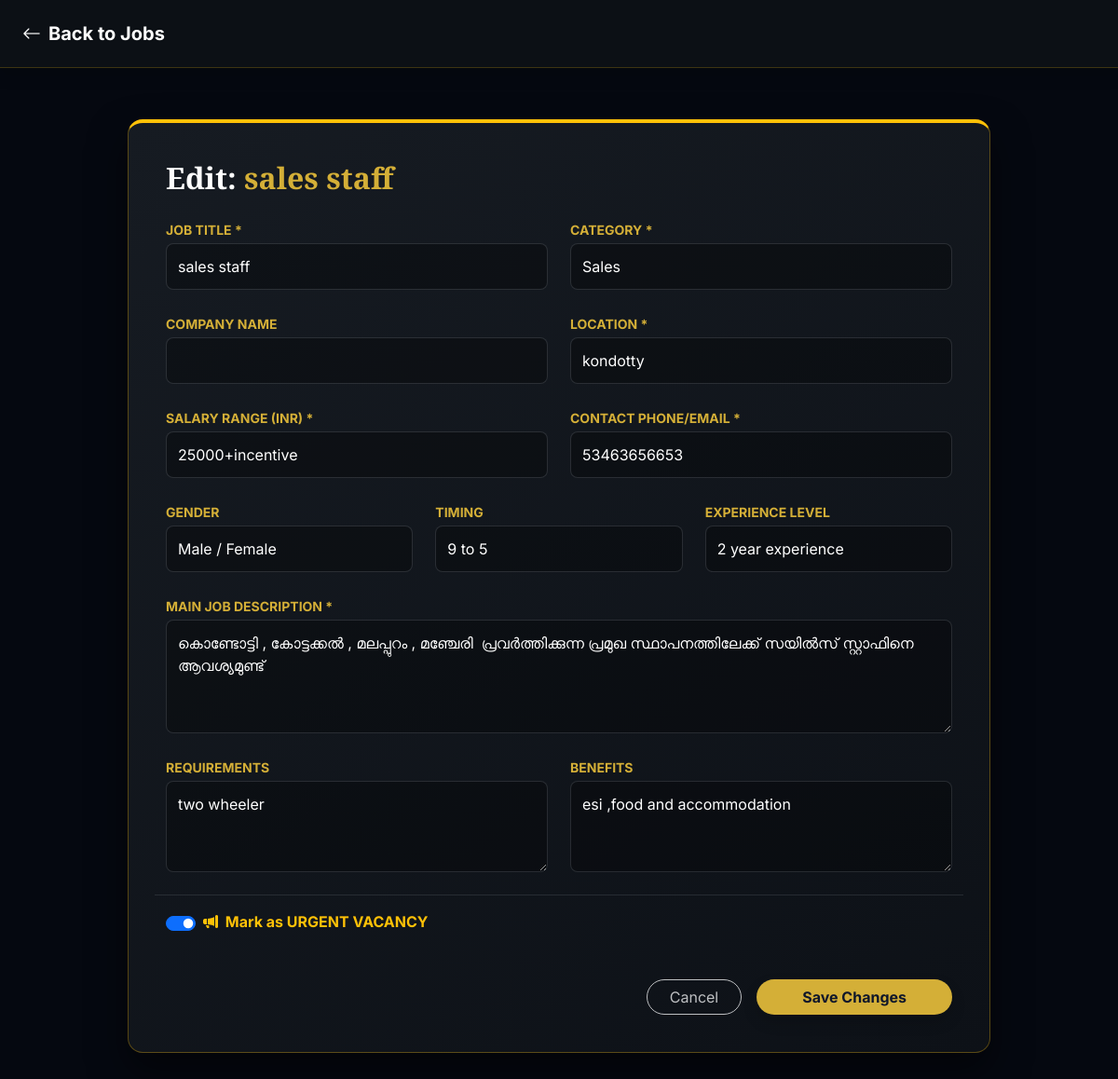
The page /management/command-center/jobs/2/edit/ (signed in) on the database its author committed.
### jobs/models.py (models this page shows, shortened)
class Job(models.Model):
    GENDER_CHOICES = [
        ('Any', 'Male / Female'),
        ('Male', 'Male Only'),
        ('Female', 'Female Only'),
    ]
    title = models.CharField(max_length=200) # e.g., "SALES STAFF", "LIGHT PETROL MECHANIC"
    category = models.ForeignKey(Category, on_delete=models.SET_NULL, null=True, related_name='jobs')
    company_name = models.CharField(max_length=200, blank=True, null=True) # E.g., "Gas Stove Agency"
    location = models.CharField(max_length=150) # e.g., "Kondotty", "Oman"
    description = models.TextField(help_text="Main Malayalam/English description")
    gender = models.CharField(max_length=10, choices=GENDER_CHOICES, default='Any')
    salary = models.CharField(max_length=100) # e.g., "13600 + incentive" or "38000 to 43000"
    experience = models.CharField(max_length=100, blank=True, null=True) # e.g., "Freshers & Experience" or "2 year or 3 year"
    timing = models.CharField(max_length=100, blank=True, null=True) # e.g., "09.30 am to 05.00 pm"
    benefits = models.TextField(blank=True, null=True, help_text="e.g., ESI & PF, Food & Accommodation")
    requirements = models.TextField(blank=True, null=True, help_text="e.g., Two wheeler must, Arabic knowledge must")
    is_urgent = models.BooleanField(default=False, help_text="Check this to show 📢 URGENT VACANCY tag")
    contact_info = models.CharField(max_length=100) # e.g., "8590667410"
    posted_by = models.ForeignKey(User, on_delete=models.CASCADE)
    created_at = models.DateTimeField(default=timezone.now)
    is_active = models.BooleanField(default=True)

class Category(models.Model):
    name = models.CharField(max_length=100, unique=True)
    description = models.TextField(blank=True, null=True)
    class Meta:
        verbose_name_plural = "Categories"

### portal_admin/views.py (the view, shortened to what this page needs)
# urls.py: path('command-center/jobs/<int:job_id>/edit/', views.edit_job, name='edit_job'),
@login_required(login_url='login')
@user_passes_test(is_admin, login_url='home')
def edit_job(request, job_id):
    job = get_object_or_404(Job, id=job_id)
    categories = Category.objects.all()
    context = {'job': job, 'categories': categories}
    return render(request, 'admin/admin_edit_job.html', context)

### portal_admin/views.py (called while the page is built)
def is_admin(user):
    return user.is_authenticated and user.is_superuser

### templates/admin/admin_edit_job.html (shortened to what this page needs)
{% load static %}
<!DOCTYPE html>
<html lang="en">
<head>
    <link href="https://cdn.jsdelivr.net/npm/bootstrap@5.3.0/dist/css/bootstrap.min.css" rel="stylesheet">
    <link rel="stylesheet" href="https://cdn.jsdelivr.net/npm/bootstrap-icons@1.10.5/font/bootstrap-icons.css">
    <link rel="stylesheet" href="{% static 'css/admin_dashboard.css' %}">
</head>
<body>
    <nav class="navbar navbar-expand-lg fixed-top navbar-admin py-3 shadow">
        <div class="container-fluid px-4">
            <a class="navbar-brand text-white fw-bold" href="{% url 'manage_jobs' %}"><i class="bi bi-arrow-left me-2"></i>Back to Jobs</a>
        </div>
    </nav>
    <main class="container py-5" style="margin-top: 80px;">
        <div class="row justify-content-center">
            <div class="col-lg-10">
                <div class="edit-card">
                    <h2 class="text-white fw-bold mb-4" style="font-family: 'Playfair Display', serif;">Edit: <span class="text-gold">{{ job.title }}</span></h2>
                    <form action="" method="POST">
                        <div class="row g-4">
                            <div class="col-md-6">
                                <label class="text-gold small mb-1 fw-bold text-uppercase">Job Title *</label>
                                <input type="text" name="title" class="form-control premium-input" value="{{ job.title }}" required>
                            </div>
                            <div class="col-md-6">
                                <label class="text-gold small mb-1 fw-bold text-uppercase">Category *</label>
                                <select name="category" class="form-control premium-input" required>
                                    {% for cat in categories %}
                                        <option value="{{ cat.id }}" {% if job.category.id == cat.id %}selected{% endif %}>{{ cat.name }}</option>
                                    {% endfor %}
                                </select>
                            </div>
                            <div class="col-md-6">
                                <label class="text-gold small mb-1 fw-bold text-uppercase">Company Name</label>
                                <input type="text" name="company_name" class="form-control premium-input" value="{{ job.company_name|default:'' }}">
                            </div>
                            <div class="col-md-6">
                                <label class="text-gold small mb-1 fw-bold text-uppercase">Location *</label>
                                <input type="text" name="location" class="form-control premium-input" value="{{ job.location }}" required>
                            </div>
                            <div class="col-md-6">
                                <label class="text-gold small mb-1 fw-bold text-uppercase">Salary Range (INR) *</label>
                                <input type="text" name="salary" class="form-control premium-input" value="{{ job.salary }}" required>
                            </div>
                            <div class="col-md-6">
                                <label class="text-gold small mb-1 fw-bold text-uppercase">Contact Phone/Email *</label>
                                <input type="text" name="contact_info" class="form-control premium-input" value="{{ job.contact_info }}" required>
                            </div>
                            <div class="col-md-4">
                                <label class="text-gold small mb-1 fw-bold text-uppercase">Gender</label>
                                <select name="gender" class="form-control premium-input">
                                    <option value="Any" {% if job.gender == 'Any' %}selected{% endif %}>Male / Female</option>
                                </select>
                            </div>
                            <div class="col-md-4">
                                <label class="text-gold small mb-1 fw-bold text-uppercase">Timing</label>
                                <input type="text" name="timing" class="form-control premium-input" value="{{ job.timing|default:'' }}">
                            </div>
                            <div class="col-md-4">
                                <label class="text-gold small mb-1 fw-bold text-uppercase">Experience Level</label>
                                <input type="text" name="experience" class="form-control premium-input" value="{{ job.experience|default:'' }}">
                            </div>
                            <div class="col-12">
                                <label class="text-gold small mb-1 fw-bold text-uppercase">Main Job Description *</label>
                                <textarea name="description" class="form-control premium-input" rows="4" required>{{ job.description }}</textarea>
                            </div>
                            <div class="col-md-6">
                                <label class="text-gold small mb-1 fw-bold text-uppercase">Requirements</label>
                                <textarea name="requirements" class="form-control premium-input" rows="3">{{ job.requirements|default:'' }}</textarea>
                            </div>
                            <div class="col-md-6">
                                <label class="text-gold small mb-1 fw-bold text-uppercase">Benefits</label>
                                <textarea name="benefits" class="form-control premium-input" rows="3">{{ job.benefits|default:'' }}</textarea>
                            </div>
                            <div class="col-12 mt-4 pt-3 border-top border-secondary border-opacity-25">
                                <div class="form-check form-switch d-flex align-items-center gap-2">
                                    <input class="form-check-input" type="checkbox" name="is_urgent" id="urgentSwitch" {% if job.is_urgent %}checked{% endif %}>
                                    <label class="form-check-label text-warning fw-bold mb-0" for="urgentSwitch">
                                        <i class="bi bi-megaphone-fill me-1"></i> Mark as URGENT VACANCY
                                    </label>
                                </div>
                            </div>
                        </div>
                        <div class="d-flex justify-content-end gap-3 mt-5">
                            <a href="{% url 'manage_jobs' %}" class="btn btn-outline-light opacity-75 rounded-pill px-4">Cancel</a>
                            <button type="submit" class="btn btn-gold rounded-pill px-5 fw-bold shadow">Save Changes</button>
                        </div>
                    </form>
                </div>
            </div>
        </div>
    </main>
</body>
</html>

### static/css/admin_dashboard.css (style rules this page uses)
:root { --bg-dark: #0f172a; --card-bg: rgba(30, 41, 59, 0.7); --gold: #d4af37; --gold-hover: #f1c40f; --sidebar-width: 260px; --text-muted: #94a3b8; --text-bright: #f8fafc; }
.text-gold { color: var(--gold) !important; }
.btn-gold { background-color: var(--gold); color: var(--bg-dark); font-weight: 600; box-shadow: 0 4px 15px rgba(212, 175, 55, 0.2); transition: all 0.3s ease; }

### templates/admin/admin_edit_job.html (style rules this page uses)
body { background-color: #050810; color: #ffffff; font-family: 'Inter', sans-serif; overflow-x: hidden; }
.navbar-admin { background: rgba(13, 17, 23, 0.95); border-bottom: 1px solid rgba(255, 193, 7, 0.2); backdrop-filter: blur(10px); }
.edit-card { background: linear-gradient(145deg, #161b22, #0d1117); border: 1px solid rgba(255, 193, 7, 0.3); border-top: 4px solid #ffc107; border-radius: 16px; padding: 40px; box-shadow: 0 20px 40px rgba(0,0,0,0.5); }
.premium-input { background-color: rgba(0,0,0,0.3) !important; border: 1px solid rgba(255,255,255,0.1) !important; color: white !important; padding: 12px; border-radius: 8px; }
select.premium-input option { background-color: #161b22; }

### rows shown on the page
Job: title "sales staff", category "Sales", location "kondotty", salary "25000+incentive", contact_info "53463656653", gender "Male / Female", timing "9 to 5", experience "2 year experience", description "കൊണ്ടോട്ടി , കോട്ടക്കൽ , മലപ്പുറം , മഞ്ചേരി പ്രവർത്തിക്കുന്ന പ്രമുഖ സ്ഥാപനത്തിലേക്ക് സയിൽസ് സ്റ്റാഫിനെ ആവശ്യമുണ്ട്", requirements "two wheeler", benefits "esi ,food and accommodation", is_urgent "☑"
